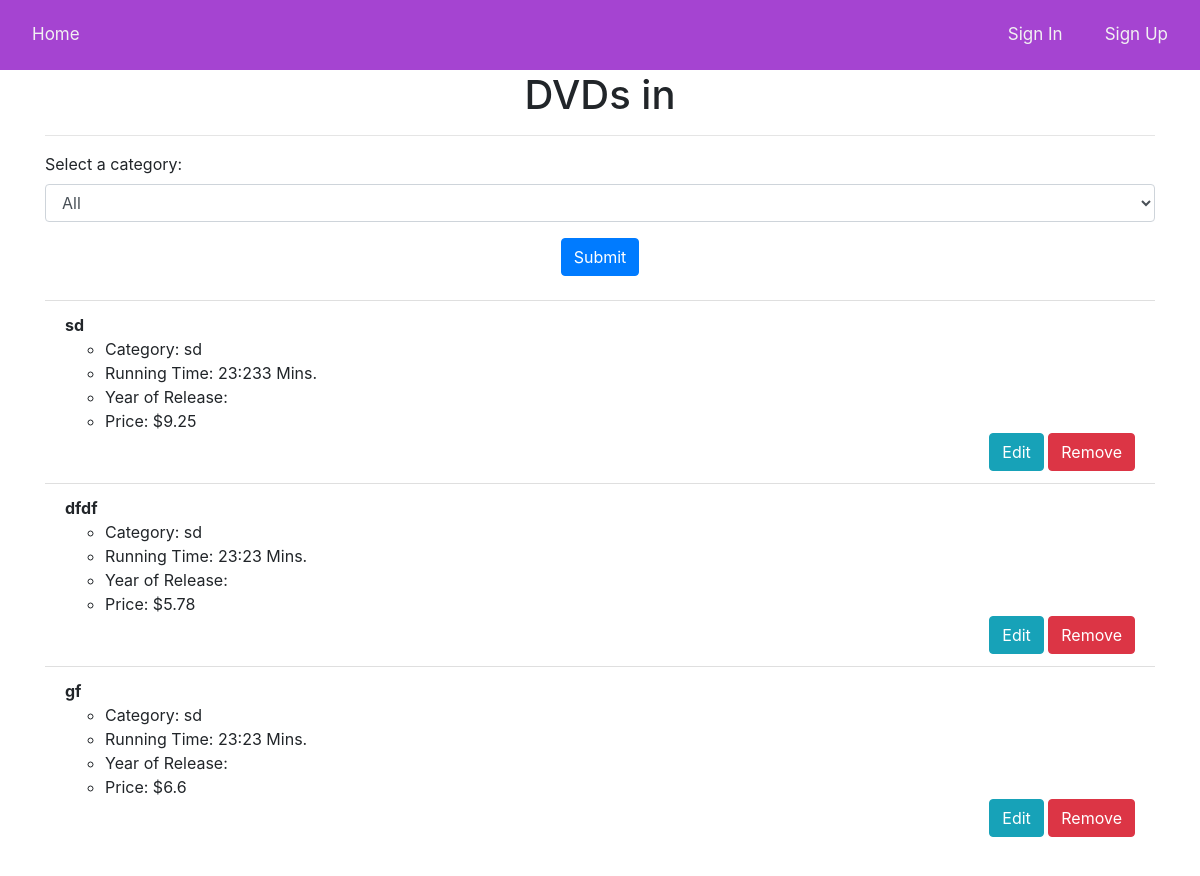
The page /view-by-category/sd on the database as committed earlier.
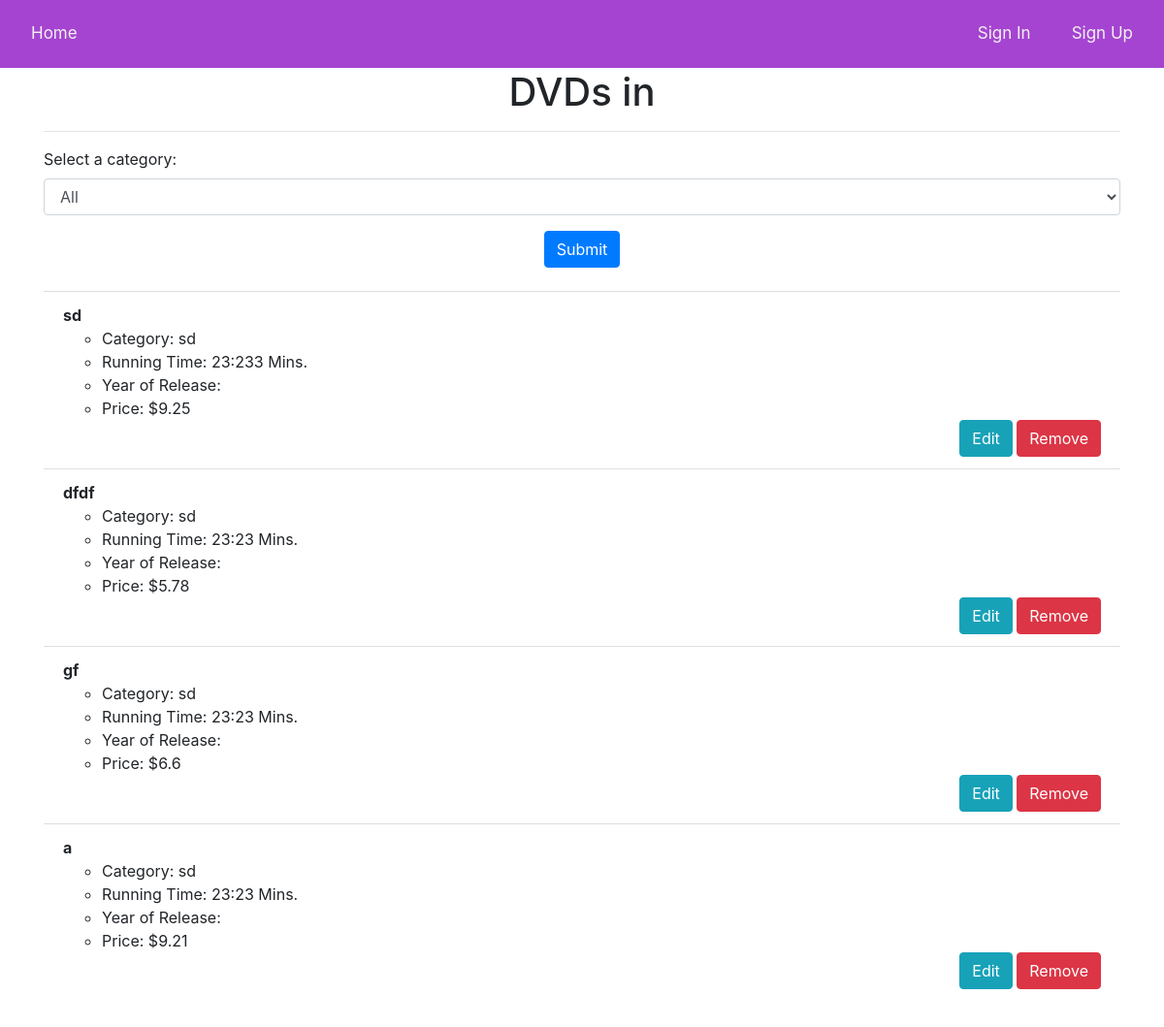
The same page on the database as committed later.
### api/models.py (models this page shows)
class DVD(db.Model):
    id = db.Column(db.Integer, primary_key=True)
    title = db.Column(db.String(100), nullable=False)
    category = db.Column(db.String(50), nullable=False)
    running_time = db.Column(db.String(20), nullable=False)
    year = db.Column(db.Integer, nullable=False)
    price = db.Column(db.Float, nullable=False)

### api/routes.py (the view)
@dvd.route('/view-by-category/<string:category>')
def view_by_category(category):
    dvds = DVD.query.filter_by(category=category).all()
    return render_template("view_by_category.html",user=current_user, dvds=dvds)

### api/templates/view_by_category.html (shortened to what this page needs)
{% extends "base.html" %}
{% block content %}
  <div class="container">
    <h1 align="center">DVDs in {{ category }}</h1>
    <hr>
    <form method="GET">
      <div class="form-group">
        <label for="category">Select a category:</label>
        <select class="form-control" id="category" name="category">
          <option value="All">All</option>
        </select>
      </div>
      <div align="center">
        <button type="submit" class="btn btn-primary">Submit</button>
      </div>
    </form>
    <br>
    <ul class="list-group list-group-flush" id="dvds">
      {% for dvd in dvds %}
        <li class="list-group-item">
          <strong>{{ dvd.title }}</strong>
          <ul>
            <li>Category: {{ dvd.category }}</li>
            <li>Running Time: {{ dvd.running_time }} Mins.</li>
            <li>Year of Release: {{ dvd.year_of_release }}</li>
            <li>Price: ${{ dvd.price }}</li>
          </ul>
          <div align="right">
            <a href="{{ url_for('dvd.edit_dvd', id=dvd.id) }}" class="btn btn-info">Edit</a>
            <a href="{{ url_for('dvd.remove_dvd', id=dvd.id) }}" class="btn btn-danger" onclick="return confirm('Are you sure you want to remove this DVD?')">Remove</a>
          </div>
        </li>
      {% endfor %}
    </ul>
  </div>
{% endblock %}

Rows that differ between the two databases and show on the page:
added DVD: title "a", category "sd", running_time "23:23", price "9.21"
